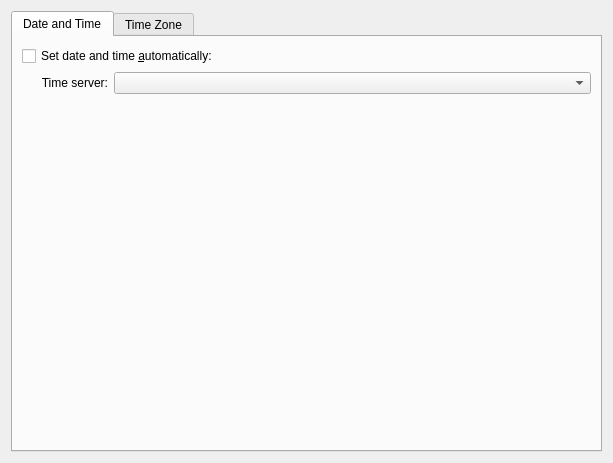
<?xml version="1.0" encoding="UTF-8"?>
<ui version="4.0">
 <author>Davide Bettio &lt;davide.bettio@kdemail.net&gt;</author>
 <class>DateAndTime</class>
 <widget class="QWidget" name="DateAndTime">
  <property name="geometry">
   <rect>
    <x>0</x>
    <y>0</y>
    <width>613</width>
    <height>463</height>
   </rect>
  </property>
  <layout class="QVBoxLayout" name="verticalLayout_3">
   <item>
    <widget class="QTabWidget" name="tabWidget">
     <property name="currentIndex">
      <number>0</number>
     </property>
     <widget class="QWidget" name="tab">
      <attribute name="title">
       <string>Date and Time</string>
      </attribute>
      <layout class="QVBoxLayout" name="verticalLayout_2">
       <item>
        <layout class="QGridLayout" name="gridLayout">
         <item row="0" column="0" colspan="3">
          <widget class="QCheckBox" name="setDateTimeAuto">
           <property name="text">
            <string>Set date and time &amp;automatically:</string>
           </property>
          </widget>
         </item>
         <item row="1" column="0">
          <spacer name="horizontalSpacer">
           <property name="orientation">
            <enum>Qt::Horizontal</enum>
           </property>
           <property name="sizeType">
            <enum>QSizePolicy::Fixed</enum>
           </property>
           <property name="sizeHint" stdset="0">
            <size>
             <width>13</width>
             <height>21</height>
            </size>
           </property>
          </spacer>
         </item>
         <item row="1" column="1">
          <widget class="QLabel" name="label_2">
           <property name="text">
            <string>Time server:</string>
           </property>
           <property name="alignment">
            <set>Qt::AlignRight|Qt::AlignTrailing|Qt::AlignVCenter</set>
           </property>
           <property name="buddy">
            <cstring>timeServerList</cstring>
           </property>
          </widget>
         </item>
         <item row="1" column="2">
          <widget class="QComboBox" name="timeServerList">
           <property name="sizePolicy">
            <sizepolicy hsizetype="Expanding" vsizetype="Fixed">
             <horstretch>0</horstretch>
             <verstretch>0</verstretch>
            </sizepolicy>
           </property>
          </widget>
         </item>
        </layout>
       </item>
       <item>
        <widget class="KSeparator" name="kseparator"/>
       </item>
       <item>
        <layout class="QHBoxLayout" name="horizontalLayout">
         <item>
          <widget class="KDatePicker" name="cal">
           <property name="whatsThis">
            <string>Here you can change the system date's day of the month, month and year.</string>
           </property>
          </widget>
         </item>
         <item>
          <widget class="QWidget" name="timeBox" native="true">
           <property name="sizePolicy">
            <sizepolicy hsizetype="Expanding" vsizetype="Preferred">
             <horstretch>0</horstretch>
             <verstretch>0</verstretch>
            </sizepolicy>
           </property>
          </widget>
         </item>
        </layout>
       </item>
       <item>
        <spacer name="verticalSpacer">
         <property name="orientation">
          <enum>Qt::Vertical</enum>
         </property>
         <property name="sizeHint" stdset="0">
          <size>
           <width>20</width>
           <height>40</height>
          </size>
         </property>
        </spacer>
       </item>
      </layout>
     </widget>
     <widget class="QWidget" name="tab_2">
      <attribute name="title">
       <string>Time Zone</string>
      </attribute>
      <layout class="QVBoxLayout" name="verticalLayout">
       <item>
        <widget class="QLabel" name="label">
         <property name="text">
          <string>To change the local time zone, select your area from the list below.</string>
         </property>
        </widget>
       </item>
       <item>
        <spacer name="verticalSpacer_2">
         <property name="orientation">
          <enum>Qt::Vertical</enum>
         </property>
         <property name="sizeType">
          <enum>QSizePolicy::Fixed</enum>
         </property>
         <property name="sizeHint" stdset="0">
          <size>
           <width>20</width>
           <height>5</height>
          </size>
         </property>
        </spacer>
       </item>
       <item>
        <widget class="QLabel" name="m_local">
         <property name="text">
          <string>Current local time zone:</string>
         </property>
        </widget>
       </item>
       <item>
        <widget class="KTreeWidgetSearchLine" name="tzonesearch">
         <property name="enabled">
          <bool>true</bool>
         </property>
         <property name="clickMessage">
          <string>Search</string>
         </property>
        </widget>
       </item>
       <item>
        <widget class="KTimeZoneWidget" name="tzonelist">
         <property name="sortingEnabled">
          <bool>true</bool>
         </property>
        </widget>
       </item>
      </layout>
     </widget>
    </widget>
   </item>
  </layout>
 </widget>
 <customwidgets>
  <customwidget>
   <class>KTimeZoneWidget</class>
   <extends>QTreeWidget</extends>
   <header>ktimezonewidget.h</header>
  </customwidget>
  <customwidget>
   <class>KTreeWidgetSearchLine</class>
   <extends>KLineEdit</extends>
   <header>ktreewidgetsearchline.h</header>
  </customwidget>
  <customwidget>
   <class>KLineEdit</class>
   <extends>QLineEdit</extends>
   <header>klineedit.h</header>
  </customwidget>
  <customwidget>
   <class>KSeparator</class>
   <extends>QFrame</extends>
   <header>kseparator.h</header>
  </customwidget>
  <customwidget>
   <class>KDatePicker</class>
   <extends>QFrame</extends>
   <header>kdatepicker.h</header>
  </customwidget>
 </customwidgets>
 <connections/>
</ui>
